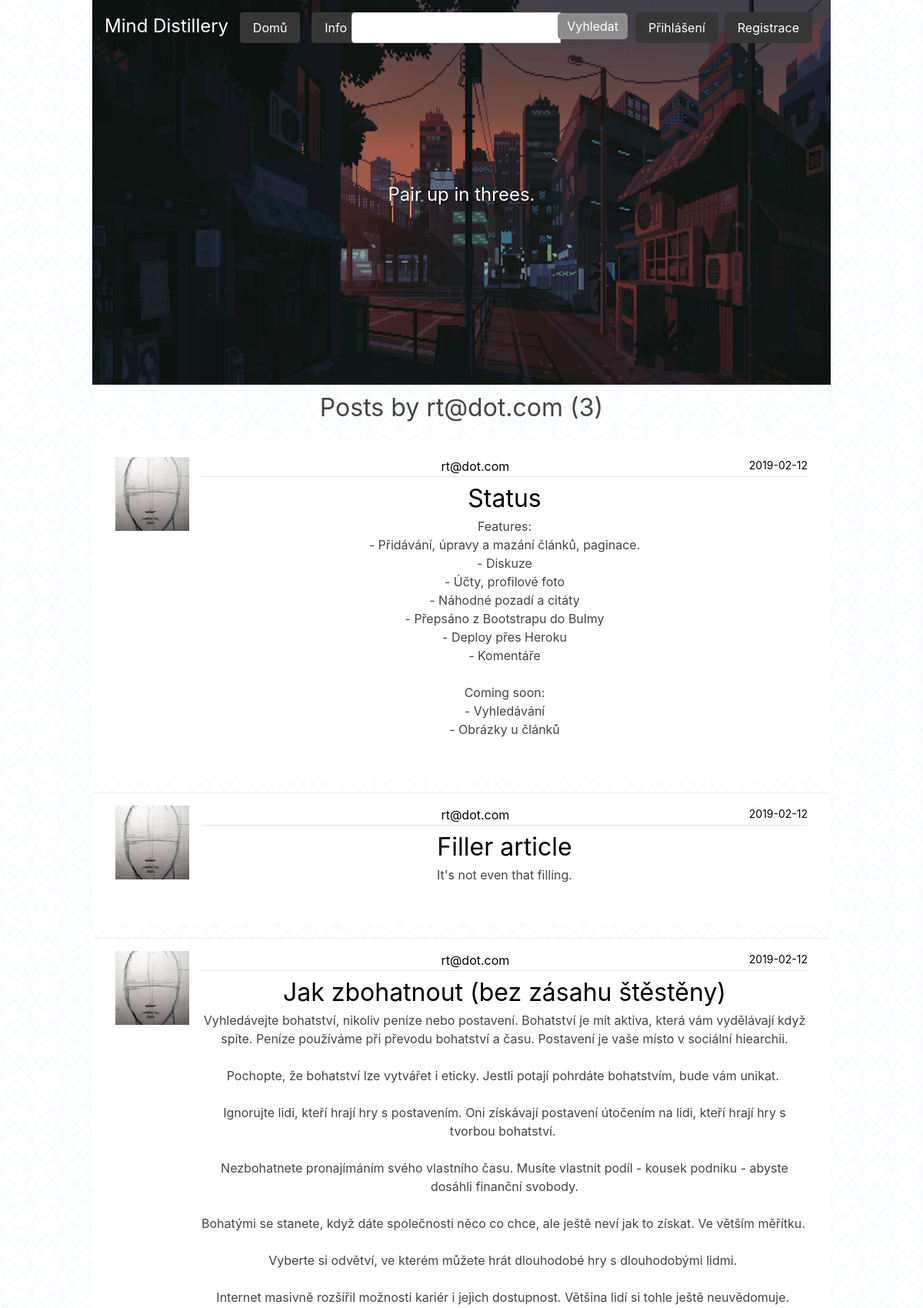
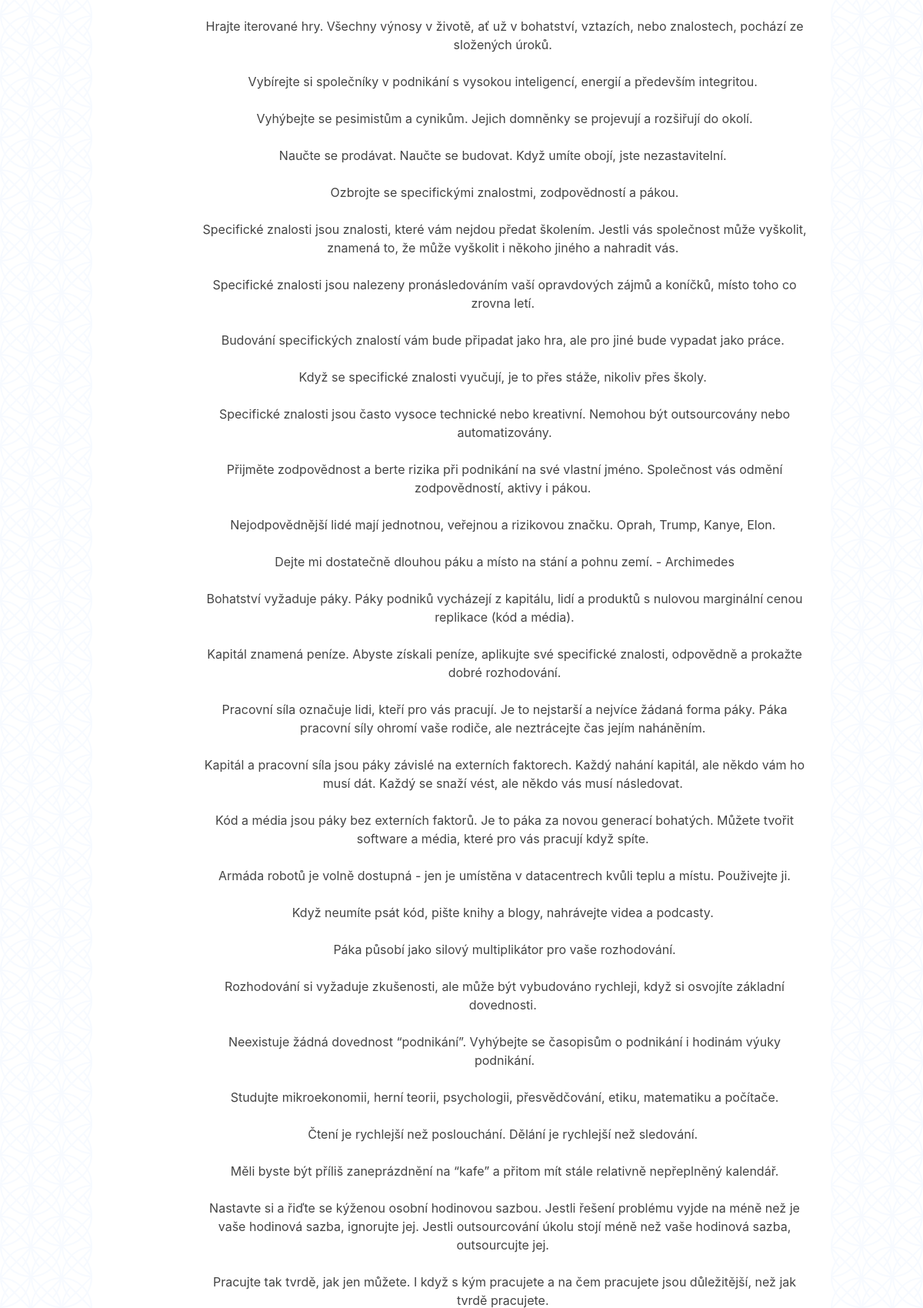
Page /user/rt@dot.com (upper part) on the committed database (2 pictures, top to bottom).
### minddis/models.py (models this page shows, shortened)
class User(db.Model, UserMixin):
    id = db.Column(db.Integer, primary_key=True)
    username = db.Column(db.String(20), unique=True, nullable=False)
    email = db.Column(db.String(120), unique=True, nullable=False)
    motto = db.Column(db.String(333), nullable=True)
    image_file = db.Column(db.String(20), nullable=False, default='default.jpg')
    password = db.Column(db.String(60), nullable=False)
    posts = db.relationship('Post', backref='author', lazy=True)

class Post(db.Model):
    id = db.Column(db.Integer, primary_key=True)
    title = db.Column(db.String(100), nullable=False)
    date_posted = db.Column(db.DateTime, nullable=False, default=datetime.utcnow)
    content = db.Column(db.Text, nullable=False)
    content_image = db.Column(db.String(20), nullable=True)
    user_id = db.Column(db.Integer, db.ForeignKey('user.id'), nullable=False)

### minddis/routes.py (the view)
@app.route("/user/<string:username>")
def user_posts(username):
    r_quote = random_quote()
    r = random_bg()
    page = request.args.get('page', 1, type=int)
    user = User.query.filter_by(username=username).first_or_404()
    posts = Post.query.filter_by(author=user)\
        .order_by(Post.date_posted.desc())\
        .paginate(page=page, per_page=5)
    return render_template('user_posts.html', posts=posts, user=user, r=r, r_quote=r_quote)

### minddis/routes.py (called while the page is built)
def random_bg():
    r = random.choice(os.listdir(os.path.join(app.static_folder, 'backgrounds')))
    return r

### minddis/templates/user_posts.html (shortened to what this page needs)
{% extends "layout.html" %}
{% block content %}
    <h1 class="is-size-3">Posts by {{ user.username }}  ({{ posts.total }})</h1>
    {% for post in posts.items %}
        <article class="media content-section">
          <img class="image is-96x96 article-img" src="{{ url_for('static', filename='profile_pics/' + post.author.image_file) }}">
          <div class="media-body">
            <div class="article-metadata">
              <a href="{{ url_for('user_posts', username=post.author.username) }}">{{ post.author.username }}</a>
              <small class="text-muted is-pulled-right">{{ post.date_posted.strftime('%Y-%m-%d') }}</small>
            </div>
            <h2><a class="is-size-3" href="{{url_for('post', post_id=post.id)}}">{{ post.title }}</a></h2>
            <p class="article-content">{{ post.content }}</p>
          </div>
        </article>
    {% endfor %}
{% endblock content %}

### minddis/static/main.css (style rules this page uses)
* { margin: 0; padding: 0; border: 0; outline: 0; font-size: 100%; vertical-align: baseline; background: transparent; }
body { background-color: #ffffff; color: #333333; }
h1, h2, h3, h4, h5, h6, p { color: #444444; }
a, small { color:#000; }
.content-section { margin:auto; background: #ffffff; padding: 20px 30px 50px 30px; border-radius: 3px; margin-bottom: 20px; margin-top: 20px; max-width: 1000px; }
.article-content { white-space: pre-wrap; }
.article-img { height: 65px; width: 65px; margin-right: 16px; }
.media-body { width: 100%; }
.article-metadata { padding-bottom: 1px; margin-bottom: 4px; border-bottom: 1px solid #e3e3e3 }

### rows in the picture
User: username "rt@dot.com"
Post: image_file (placeholder picture), author.username "rt@dot.com", date_posted "2019-02-12", title "Status", content "Features: - Přidávání, úpravy a mazání článků, paginace. - Diskuze - Účty, profilové foto - Náhodné pozadí a citáty - Přepsáno z Bootstrapu do Bulmy - Deploy přes Heroku - Komentáře Coming soon: - Vyhledávání - Obrázky u článků"
Post: image_file (placeholder picture), author.username "rt@dot.com", date_posted "2019-02-12", title "Filler article", content "It's not even that filling."
Post: image_file (placeholder picture), author.username "rt@dot.com", date_posted "2019-02-12", title "Jak zbohatnout (bez zásahu štěstěny)"

### other values in the picture
{{ r_quote }} "Pair up in threes."
{{ posts.total }} "3"
